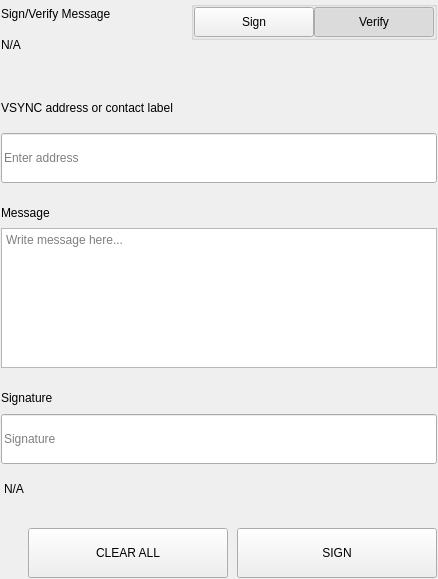
<?xml version="1.0" encoding="UTF-8"?>
<ui version="4.0">
 <class>SettingsSignMessageWidgets</class>
 <widget class="QWidget" name="SettingsSignMessageWidgets">
  <property name="geometry">
   <rect>
    <x>0</x>
    <y>0</y>
    <width>438</width>
    <height>579</height>
   </rect>
  </property>
  <property name="windowTitle">
   <string>Form</string>
  </property>
  <layout class="QVBoxLayout" name="verticalLayout">
   <property name="spacing">
    <number>0</number>
   </property>
   <property name="leftMargin">
    <number>0</number>
   </property>
   <property name="topMargin">
    <number>0</number>
   </property>
   <property name="rightMargin">
    <number>0</number>
   </property>
   <property name="bottomMargin">
    <number>0</number>
   </property>
   <item>
    <widget class="QWidget" name="left" native="true">
     <layout class="QVBoxLayout" name="verticalLayout_3">
      <property name="leftMargin">
       <number>0</number>
      </property>
      <property name="topMargin">
       <number>0</number>
      </property>
      <property name="rightMargin">
       <number>0</number>
      </property>
      <property name="bottomMargin">
       <number>0</number>
      </property>
      <item>
       <widget class="QWidget" name="container_sign" native="true">
        <layout class="QVBoxLayout" name="verticalLayout_2">
         <property name="spacing">
          <number>0</number>
         </property>
         <property name="leftMargin">
          <number>1</number>
         </property>
         <property name="topMargin">
          <number>1</number>
         </property>
         <property name="rightMargin">
          <number>1</number>
         </property>
         <property name="bottomMargin">
          <number>1</number>
         </property>
         <item>
          <layout class="QHBoxLayout" name="horizontalLayout_3" stretch="3,1">
           <property name="spacing">
            <number>40</number>
           </property>
           <item>
            <layout class="QVBoxLayout" name="verticalLayoutTitle">
             <property name="spacing">
              <number>5</number>
             </property>
             <item>
              <widget class="QLabel" name="labelTitle">
               <property name="text">
                <string>Sign/Verify Message</string>
               </property>
              </widget>
             </item>
             <item>
              <widget class="QLabel" name="labelSubtitle1">
               <property name="text">
                <string notr="true">N/A</string>
               </property>
               <property name="wordWrap">
                <bool>true</bool>
               </property>
              </widget>
             </item>
            </layout>
           </item>
           <item alignment="Qt::AlignRight|Qt::AlignTop">
            <widget class="QWidget" name="containerSwitch" native="true">
             <property name="styleSheet">
              <string notr="true">#containerSwitch{
	padding-top:9px;
}</string>
             </property>
             <layout class="QVBoxLayout" name="verticalLayout_6">
              <property name="spacing">
               <number>4</number>
              </property>
              <property name="leftMargin">
               <number>0</number>
              </property>
              <property name="topMargin">
               <number>0</number>
              </property>
              <property name="rightMargin">
               <number>0</number>
              </property>
              <property name="bottomMargin">
               <number>0</number>
              </property>
              <item alignment="Qt::AlignRight">
               <widget class="QGroupBox" name="groupBox">
                <property name="sizePolicy">
                 <sizepolicy hsizetype="Fixed" vsizetype="Preferred">
                  <horstretch>0</horstretch>
                  <verstretch>0</verstretch>
                 </sizepolicy>
                </property>
                <property name="title">
                 <string/>
                </property>
                <property name="alignment">
                 <set>Qt::AlignRight|Qt::AlignTop|Qt::AlignTrailing</set>
                </property>
                <layout class="QHBoxLayout" name="horizontalLayout_4">
                 <property name="spacing">
                  <number>0</number>
                 </property>
                 <property name="leftMargin">
                  <number>0</number>
                 </property>
                 <property name="topMargin">
                  <number>0</number>
                 </property>
                 <property name="rightMargin">
                  <number>0</number>
                 </property>
                 <property name="bottomMargin">
                  <number>0</number>
                 </property>
                 <item>
                  <widget class="QPushButton" name="pushSign">
                   <property name="minimumSize">
                    <size>
                     <width>120</width>
                     <height>30</height>
                    </size>
                   </property>
                   <property name="maximumSize">
                    <size>
                     <width>120</width>
                     <height>30</height>
                    </size>
                   </property>
                   <property name="focusPolicy">
                    <enum>Qt::NoFocus</enum>
                   </property>
                   <property name="text">
                    <string>Sign</string>
                   </property>
                   <property name="checkable">
                    <bool>true</bool>
                   </property>
                   <property name="autoExclusive">
                    <bool>true</bool>
                   </property>
                  </widget>
                 </item>
                 <item>
                  <widget class="QPushButton" name="pushVerify">
                   <property name="minimumSize">
                    <size>
                     <width>120</width>
                     <height>30</height>
                    </size>
                   </property>
                   <property name="maximumSize">
                    <size>
                     <width>120</width>
                     <height>30</height>
                    </size>
                   </property>
                   <property name="focusPolicy">
                    <enum>Qt::NoFocus</enum>
                   </property>
                   <property name="text">
                    <string>Verify</string>
                   </property>
                   <property name="checkable">
                    <bool>true</bool>
                   </property>
                   <property name="checked">
                    <bool>true</bool>
                   </property>
                   <property name="autoExclusive">
                    <bool>true</bool>
                   </property>
                  </widget>
                 </item>
                </layout>
               </widget>
              </item>
              <item alignment="Qt::AlignHCenter|Qt::AlignTop">
               <widget class="QLabel" name="labelSubtitleSwitch">
                <property name="text">
                 <string/>
                </property>
                <property name="alignment">
                 <set>Qt::AlignRight|Qt::AlignTrailing|Qt::AlignVCenter</set>
                </property>
               </widget>
              </item>
             </layout>
            </widget>
           </item>
          </layout>
         </item>
         <item>
          <spacer name="verticalSpacer_2">
           <property name="orientation">
            <enum>Qt::Vertical</enum>
           </property>
           <property name="sizeType">
            <enum>QSizePolicy::Fixed</enum>
           </property>
           <property name="sizeHint" stdset="0">
            <size>
             <width>20</width>
             <height>40</height>
            </size>
           </property>
          </spacer>
         </item>
         <item>
          <widget class="QWidget" name="containerAddress" native="true">
           <property name="sizePolicy">
            <sizepolicy hsizetype="Preferred" vsizetype="Fixed">
             <horstretch>0</horstretch>
             <verstretch>0</verstretch>
            </sizepolicy>
           </property>
           <layout class="QVBoxLayout" name="verticalLayout_5" stretch="0,0">
            <property name="spacing">
             <number>15</number>
            </property>
            <property name="leftMargin">
             <number>0</number>
            </property>
            <property name="topMargin">
             <number>0</number>
            </property>
            <property name="rightMargin">
             <number>0</number>
            </property>
            <property name="bottomMargin">
             <number>0</number>
            </property>
            <item>
             <widget class="QLabel" name="labelSubtitleAddress">
              <property name="minimumSize">
               <size>
                <width>0</width>
                <height>20</height>
               </size>
              </property>
              <property name="maximumSize">
               <size>
                <width>16777215</width>
                <height>20</height>
               </size>
              </property>
              <property name="text">
               <string>VSYNC address or contact label</string>
              </property>
             </widget>
            </item>
            <item>
             <widget class="QLineEdit" name="addressIn_SM">
              <property name="minimumSize">
               <size>
                <width>0</width>
                <height>50</height>
               </size>
              </property>
              <property name="maximumSize">
               <size>
                <width>16777215</width>
                <height>50</height>
               </size>
              </property>
              <property name="placeholderText">
               <string>Enter address</string>
              </property>
             </widget>
            </item>
           </layout>
          </widget>
         </item>
         <item>
          <spacer name="verticalSpacer_3">
           <property name="orientation">
            <enum>Qt::Vertical</enum>
           </property>
           <property name="sizeType">
            <enum>QSizePolicy::Fixed</enum>
           </property>
           <property name="sizeHint" stdset="0">
            <size>
             <width>20</width>
             <height>20</height>
            </size>
           </property>
          </spacer>
         </item>
         <item>
          <layout class="QVBoxLayout" name="verticalLayout_9">
           <property name="spacing">
            <number>5</number>
           </property>
           <item>
            <widget class="QLabel" name="labelSubtitleMessage">
             <property name="minimumSize">
              <size>
               <width>0</width>
               <height>20</height>
              </size>
             </property>
             <property name="maximumSize">
              <size>
               <width>16777215</width>
               <height>20</height>
              </size>
             </property>
             <property name="text">
              <string>Message</string>
             </property>
            </widget>
           </item>
           <item>
            <widget class="QPlainTextEdit" name="messageIn_SM">
             <property name="minimumSize">
              <size>
               <width>0</width>
               <height>140</height>
              </size>
             </property>
             <property name="maximumSize">
              <size>
               <width>16777215</width>
               <height>140</height>
              </size>
             </property>
             <property name="placeholderText">
              <string>Write message here...</string>
             </property>
            </widget>
           </item>
          </layout>
         </item>
         <item>
          <spacer name="verticalSpacer_4">
           <property name="orientation">
            <enum>Qt::Vertical</enum>
           </property>
           <property name="sizeType">
            <enum>QSizePolicy::Fixed</enum>
           </property>
           <property name="sizeHint" stdset="0">
            <size>
             <width>20</width>
             <height>20</height>
            </size>
           </property>
          </spacer>
         </item>
         <item>
          <widget class="QWidget" name="widget" native="true">
           <property name="minimumSize">
            <size>
             <width>0</width>
             <height>75</height>
            </size>
           </property>
           <property name="maximumSize">
            <size>
             <width>16777215</width>
             <height>16777215</height>
            </size>
           </property>
           <layout class="QVBoxLayout" name="verticalLayout_4">
            <property name="leftMargin">
             <number>0</number>
            </property>
            <property name="topMargin">
             <number>0</number>
            </property>
            <property name="rightMargin">
             <number>0</number>
            </property>
            <property name="bottomMargin">
             <number>0</number>
            </property>
            <item>
             <widget class="QLabel" name="labelSubtitleSignature">
              <property name="minimumSize">
               <size>
                <width>0</width>
                <height>20</height>
               </size>
              </property>
              <property name="maximumSize">
               <size>
                <width>16777215</width>
                <height>20</height>
               </size>
              </property>
              <property name="text">
               <string>Signature</string>
              </property>
             </widget>
            </item>
            <item>
             <widget class="QLineEdit" name="signatureOut_SM">
              <property name="minimumSize">
               <size>
                <width>0</width>
                <height>50</height>
               </size>
              </property>
              <property name="placeholderText">
               <string>Signature</string>
              </property>
             </widget>
            </item>
           </layout>
          </widget>
         </item>
         <item>
          <widget class="QLabel" name="statusLabel_SM">
           <property name="styleSheet">
            <string notr="true">padding-top:5px;</string>
           </property>
           <property name="text">
            <string notr="true">N/A</string>
           </property>
          </widget>
         </item>
         <item>
          <spacer name="verticalSpacer">
           <property name="orientation">
            <enum>Qt::Vertical</enum>
           </property>
           <property name="sizeType">
            <enum>QSizePolicy::Fixed</enum>
           </property>
           <property name="sizeHint" stdset="0">
            <size>
             <width>20</width>
             <height>20</height>
            </size>
           </property>
          </spacer>
         </item>
         <item>
          <layout class="QHBoxLayout" name="horizontalLayout_7">
           <property name="spacing">
            <number>9</number>
           </property>
           <item>
            <spacer name="horizontalSpacer_5">
             <property name="orientation">
              <enum>Qt::Horizontal</enum>
             </property>
             <property name="sizeType">
              <enum>QSizePolicy::Expanding</enum>
             </property>
             <property name="sizeHint" stdset="0">
              <size>
               <width>40</width>
               <height>20</height>
              </size>
             </property>
            </spacer>
           </item>
           <item>
            <widget class="QPushButton" name="pushButtonClear">
             <property name="minimumSize">
              <size>
               <width>200</width>
               <height>50</height>
              </size>
             </property>
             <property name="focusPolicy">
              <enum>Qt::NoFocus</enum>
             </property>
             <property name="text">
              <string>CLEAR ALL</string>
             </property>
            </widget>
           </item>
           <item>
            <widget class="QPushButton" name="pushButtonSave">
             <property name="minimumSize">
              <size>
               <width>200</width>
               <height>50</height>
              </size>
             </property>
             <property name="maximumSize">
              <size>
               <width>200</width>
               <height>50</height>
              </size>
             </property>
             <property name="focusPolicy">
              <enum>Qt::NoFocus</enum>
             </property>
             <property name="text">
              <string>SIGN</string>
             </property>
            </widget>
           </item>
          </layout>
         </item>
        </layout>
       </widget>
      </item>
     </layout>
    </widget>
   </item>
  </layout>
 </widget>
 <resources/>
 <connections/>
</ui>
